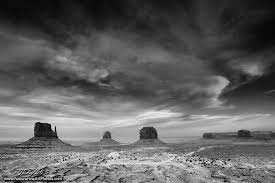
#> input picture bw_image.jpg, 275 x 183 px
$ jupyter execute Thresholding.ipynb
#> lines starting #> are read from the running program, lines starting #| are printed output that depends on the picture; after the words box and inside, x2 and y2 are one past the last pixel; in counts of white or black regions, pixels touching at a corner belong together
[cell 1]
import cv2
import numpy as np

# Image Thresholding

Image thresholding is a simple, yet effective, way of partitioning an image into a foreground and background. This image analysis technique is a type of image segmentation that isolates objects by converting grayscale images into binary images. Image thresholding is most effective in images with high levels of contrast.

Types of thresholding:
1. Simple thresholding
- Adaptive thresholding

**Note:** to apply thresholding the input image always has to be a gray scale image. So either convert it into gray-scale image or choose image accordingly.

## Simple thresholding

Here, the matter is straight forward. If pixel value is greater than a threshold value, it is assigned one value (may be white), else it is assigned another value (may be black). The function used is

### cv2.threshold(src, thresh, maxval, type)

- src : input image (multiple-channel, 8-bit or 32-bit floating point).
- thresh : threshold value.
- maxval : maximum value to use with the THRESH_BINARY and THRESH_BINARY_INV thresholding types.
- type : thresholding type.

Types of thresholding are:

1. cv2.THRESH_BINARY
- cv2.THRESH_BINARY_INV
- cv2.THRESH_TRUNC
- cv2.THRESH_TOZERO
- cv2.THRESH_TOZERO_INV

#### cv2.THRESH_BINARY

The pixel intensities higher than the thresh will become maxval and intensities less than thresh will become 0. So the output image will contain only 0 and maxval.

#### cv2.THRESH_BINARY_INV

This does the opposite of cv2.THRESH_BINARY, intensity higher than threh will become 0 and intensities less than thresh will become maxval.

#### cv2.THRESH_TRUNC

The values higher than thresh will be assigned to thresh and rest will be kept as it is. So all the values higher than thresh will become thresh and values lesser will be kept as they are.

#### cv2.THRESH_TOZERO

All the values higer than thresh will remain as they are and values less than thresh will become 0.

#### cv2.THRESH_TOZERO_INV

It is the opposite of cv2.THRESH_TOZERO, all the values greater than thresh will become 0 and values lesser will be kept as they are.

[cell 2]
grad_img = np.zeros(shape=(512,512), dtype='uint8')

for i in range(0, 512):
    grad_img[i,:] = i/2

cv2.imshow('Gradient image', grad_img)
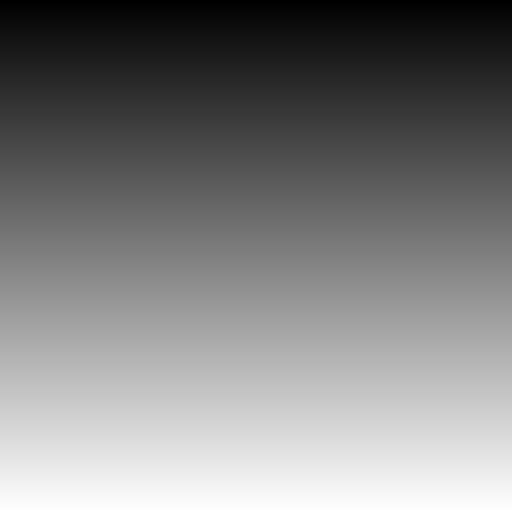
#> window 'Gradient image': shape (512, 512); min 0, max 255, mean 127.5
cv2.waitKey(0)

ret,img_bin = cv2.threshold(grad_img, 127, 255, cv2.THRESH_BINARY)
cv2.imshow('THRESH_BINARY', img_bin)
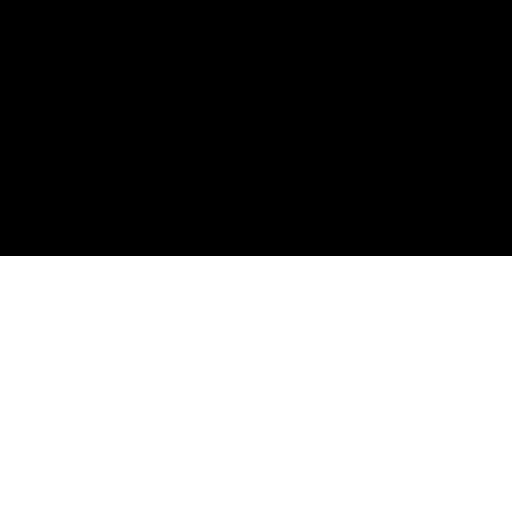
#> window 'THRESH_BINARY': shape (512, 512); 50% white; 1 white region, box (x1, y1, x2, y2) and area: (0, 256, 512, 512) 131072
cv2.waitKey(0)

ret,img_bin_inv = cv2.threshold(grad_img, 127, 255, cv2.THRESH_BINARY_INV)
cv2.imshow('THRESH_BINARY_INV', img_bin_inv)
cv2.waitKey(0)

ret,img_trunc = cv2.threshold(grad_img, 127, 255, cv2.THRESH_TRUNC)
cv2.imshow('THRESH_TRUNC', img_trunc)
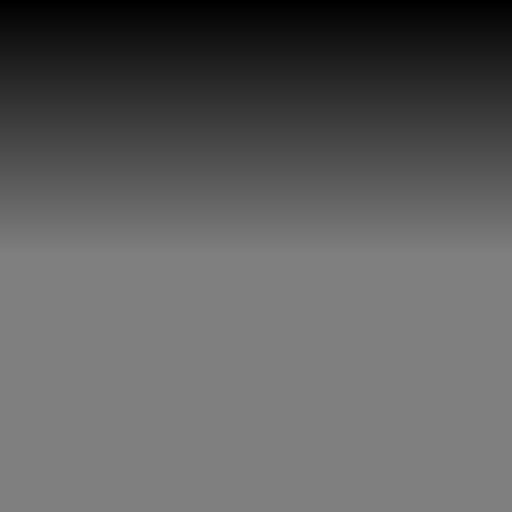
#> window 'THRESH_TRUNC': shape (512, 512); min 0, max 127, mean 95.2
cv2.waitKey(0)

ret,img_thresh_to_zero = cv2.threshold(grad_img, 127, 255, cv2.THRESH_TOZERO)
cv2.imshow('THRESH_TOZERO', img_thresh_to_zero)
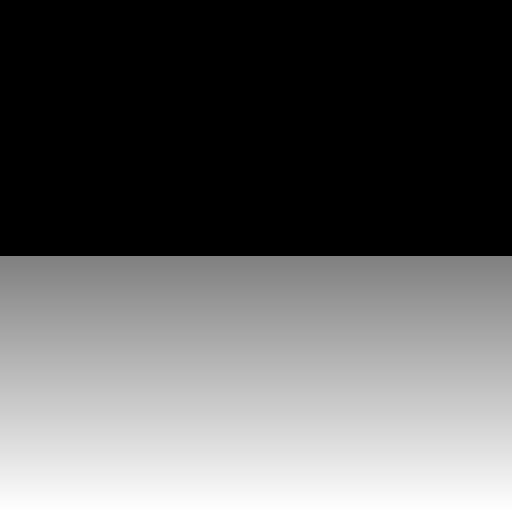
#> window 'THRESH_TOZERO': shape (512, 512); min 0, max 255, mean 95.8
cv2.waitKey(0)

ret,img_thresh_to_zero_inv = cv2.threshold(grad_img, 127, 255, cv2.THRESH_TOZERO_INV)
cv2.imshow('THRESH_TOZERO_INV', img_thresh_to_zero_inv)
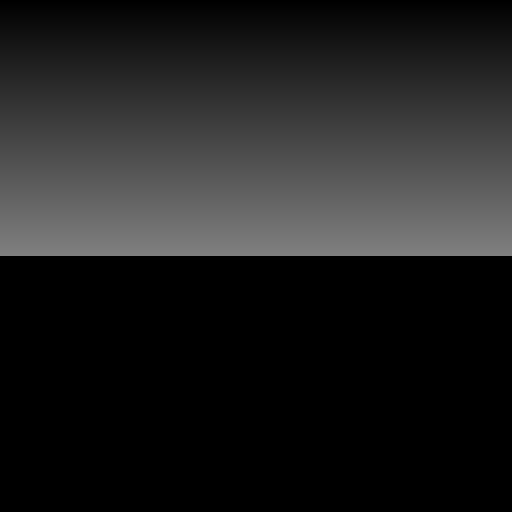
#> window 'THRESH_TOZERO_INV': shape (512, 512); min 0, max 127, mean 31.8
cv2.waitKey(0)

cv2.destroyAllWindows()

## Adaptive thresholding

In simple thresholding, we used a global value as threshold value. But it may not be good in all the conditions where image has different lighting conditions in different areas. In that case, we go for adaptive thresholding. In this, the algorithm calculates the threshold for a small regions of the image. So we get different thresholds for different regions of the same image and it gives us better results for images with varying illumination.

The function used is,

### cv.adaptiveThreshold(src, maxValue, adaptiveMethod, thresholdType, blockSize, C)

- src : Source 8-bit single-channel image.
- maxValue : Non-zero value assigned to the pixels for which the condition is satisfied
- adaptiveMethod : Adaptive thresholding algorithm to be used.
- thresholdType : Thresholding type that must be either THRESH_BINARY or THRESH_BINARY_INV.
- blockSize : Size of a pixel neighborhood that is used to calculate a threshold value for the pixel: 3, 5, 7, and so on.
- C : Constant subtracted from the mean or weighted mean. Normally, it is positive but may be zero or negative as well.

Types of adaptive thresholding:

1. cv2.ADAPTIVE_THRESH_MEAN_C : threshold value is the mean of neighbourhood area.
- cv2.ADAPTIVE_THRESH_GAUSSIAN_C : threshold value is the weighted sum of neighbourhood values where weights are a gaussian window.

[cell 3]
img2 = cv2.resize(cv2.cvtColor(cv2.imread('bw_image.jpg'), cv2.COLOR_BGR2GRAY), (512,512))
#> img2: shape (512, 512); min 1, max 241, mean 96.9

cv2.imshow('img2', img2)
cv2.waitKey(0)

img_adapt_mean = cv2.adaptiveThreshold(img2, 255, cv2.ADAPTIVE_THRESH_MEAN_C, cv2.THRESH_BINARY, 11, 4)
#> img_adapt_mean: shape (512, 512); 83.1% white; 931 black regions (579 under 20 px), largest, box (x1, y1, x2, y2) and area: (90, 354, 354, 442) 2770, (0, 341, 155, 417) 2191, (0, 442, 123, 512) 2019
cv2.imshow('ADAPTIVE_THRESH_MEAN_C', img_adapt_mean)
cv2.waitKey(0)

img_adapt_gauss = cv2.adaptiveThreshold(img2, 255, cv2.ADAPTIVE_THRESH_GAUSSIAN_C, cv2.THRESH_BINARY, 11, 4)
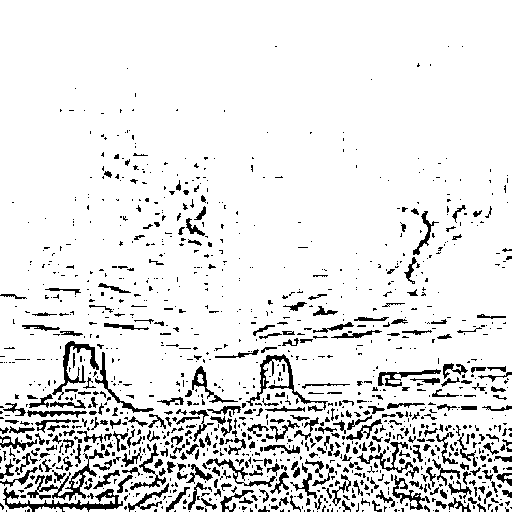
#> img_adapt_gauss: shape (512, 512); 89.5% white; black in thin lines or dots
cv2.imshow('ADAPTIVE_THRESH_GAUSSIAN_C', img_adapt_gauss)
cv2.waitKey(0)

cv2.destroyAllWindows()

## Otsu’s Binarization

In simple thresholding, we used an arbitrary value for threshold value, right? So, how can we know a value we selected is good or not? Answer is, trial and error method. But consider a bimodal image (In simple words, bimodal image is an image whose histogram has two peaks). For that image, we can approximately take a value in the middle of those peaks as threshold value, right ? That is what Otsu binarization does. So in simple words, it automatically calculates a threshold value from image histogram for a bimodal image. (For images which are not bimodal, binarization won’t be accurate).

For this, our cv2.threshold() function is used, but pass an extra flag, cv2.THRESH_OTSU. For threshold value, simply pass zero. Then the algorithm finds the optimal threshold value and returns you as the second output, ret. If Otsu thresholding is not used, ret is same as the threshold value you used.

[cell 4]
img2 = cv2.resize(cv2.cvtColor(cv2.imread('bw_image.jpg'), cv2.COLOR_BGR2GRAY), (512,512))

cv2.imshow('img2', img2)
cv2.waitKey(0)

ret,img_bin = cv2.threshold(img2, 0, 255, cv2.THRESH_BINARY + cv2.THRESH_OTSU)
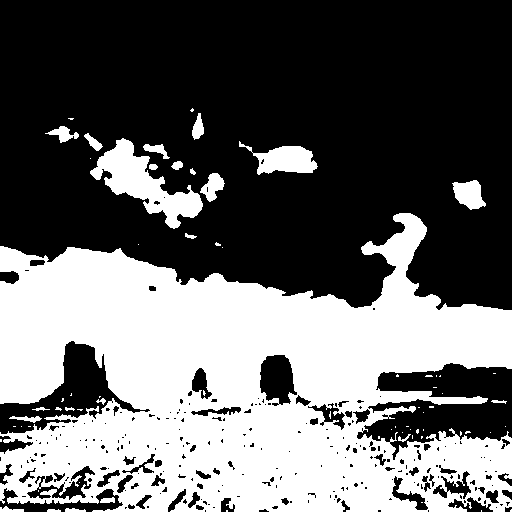
#> img_bin: shape (512, 512); 40.2% white; 70 white regions (47 under 20 px), largest, box (x1, y1, x2, y2) and area: (0, 213, 512, 512) 97540, (90, 138, 203, 229) 3729, (239, 141, 318, 175) 1374
#> ret = 105
cv2.imshow('THRESH_BINARY + THRESH_OTSU', img_bin)
cv2.waitKey(0)

ret,img_bin_inv = cv2.threshold(img2, 0, 255, cv2.THRESH_BINARY_INV + cv2.THRESH_OTSU)
cv2.imshow('THRESH_BINARY_INV + THRESH_OTSU', img_bin_inv)
cv2.waitKey(0)

ret,img_trunc = cv2.threshold(img2, 0, 255, cv2.THRESH_TRUNC + cv2.THRESH_OTSU)
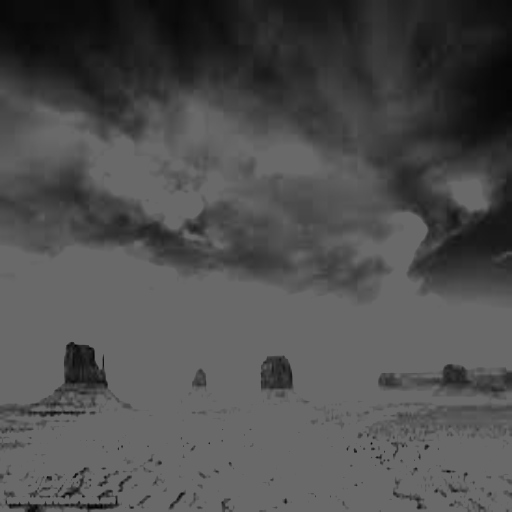
#> img_trunc: shape (512, 512); min 1, max 105, mean 78.7
cv2.imshow('THRESH_TRUNC + THRESH_OTSU', img_trunc)
cv2.waitKey(0)

ret,img_thresh_to_zero = cv2.threshold(img2, 0, 255, cv2.THRESH_TOZERO + cv2.THRESH_OTSU)
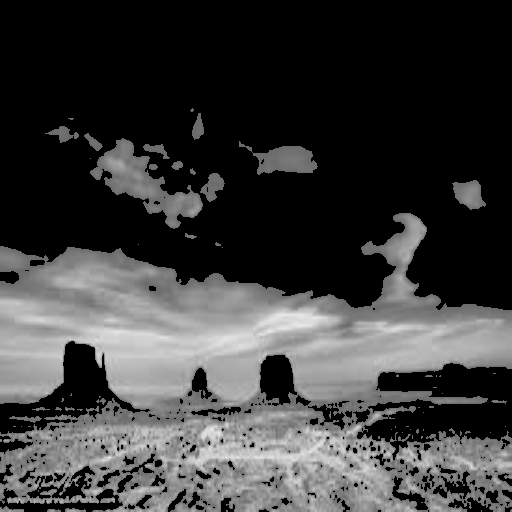
#> img_thresh_to_zero: shape (512, 512); min 0, max 241, mean 60.4
cv2.imshow('THRESH_TOZERO + THRESH_OTSU', img_thresh_to_zero)
cv2.waitKey(0)

ret,img_thresh_to_zero_inv = cv2.threshold(img2, 0, 255, cv2.THRESH_TOZERO_INV + cv2.THRESH_OTSU)
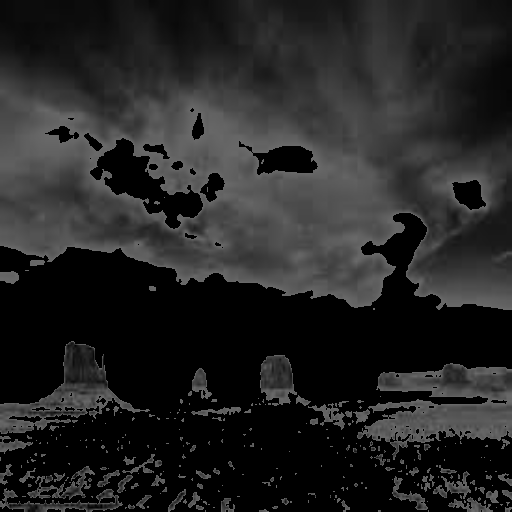
#> img_thresh_to_zero_inv: shape (512, 512); min 0, max 105, mean 36.5
cv2.imshow('THRESH_TOZERO_INV + THRESH_OTSU', img_thresh_to_zero_inv)
cv2.waitKey(0)

cv2.destroyAllWindows()
